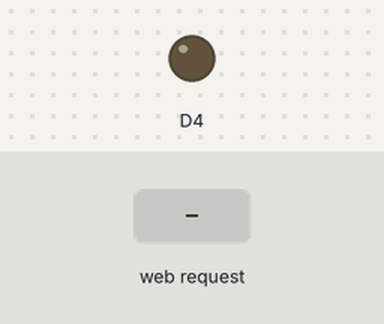
A sketch run on a simulated ESP8266 (NodeMCU). On the bench: output pins drawn as LEDs (lit = HIGH). The inputs (shaded band) are chosen by the test bench. WiFi joins after 1.5 s; servers stay silent unless stated; what the sketch prints to the serial monitor is not drawn.

Above: at 2.7 s.
2.8 s: HTTP request GET /off received
At 3.8 s:
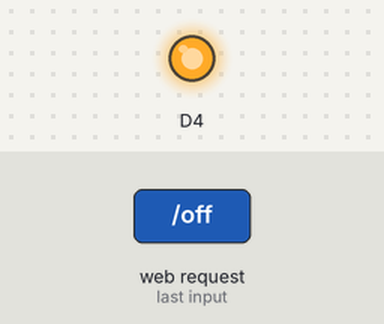
4.3 s: HTTP request GET /on received
At 5.0 s:
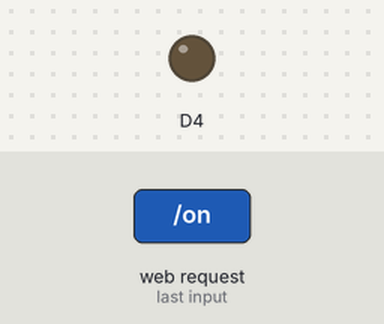
Timing chart, 0 to 7.3 s (numbered marks = the images above; inputs shaded):
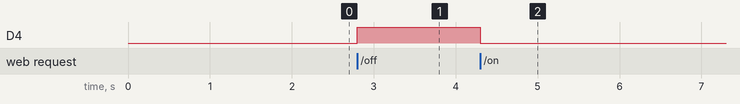

The sketch:

LED_Control_Server.ino
```cpp
#include <ESP8266WiFi.h>
#include <WiFiClient.h>
#include <ESP8266WebServer.h>
#include <ESP8266mDNS.h>

const char* ssid = "Splenor INN 3rd floor";
const char* password = "786hotel";

ESP8266WebServer server(80);


void handleRoot() {
  server.send(200, "text/plain", "hello from esp8266!");
}

void handleNotFound() {
  String message = "File Not Found\n\n";
  message += "URI: ";
  message += server.uri();
  message += "\nMethod: ";
  message += (server.method() == HTTP_GET) ? "GET" : "POST";
  message += "\nArguments: ";
  message += server.args();
  message += "\n";
  for (uint8_t i = 0; i < server.args(); i++) {
    message += " " + server.argName(i) + ": " + server.arg(i) + "\n";
  }
  server.send(404, "text/plain", message);
}

void setup(void) {
  pinMode(D4, OUTPUT);
  Serial.begin(115200);
  WiFi.mode(WIFI_STA);
  WiFi.begin(ssid, password);
  Serial.println("");

  // Wait for connection
  while (WiFi.status() != WL_CONNECTED) {
    delay(500);
    Serial.print(".");
  }
  Serial.println("");
  Serial.print("Connected to ");
  Serial.println(ssid);
  Serial.print("IP address: ");
  Serial.println(WiFi.localIP());

  if (MDNS.begin("esp8266")) {
    Serial.println("MDNS responder started");
  }

  server.on("/", handleRoot);

  server.on("/on", []() {
    server.send(200, "text/plain", "LED ON");
    digitalWrite(D4, LOW);
  });

  server.on("/off", []() {
    server.send(200, "text/plain", "LED OFF");
    digitalWrite(D4, HIGH);
  });

  server.onNotFound(handleNotFound);

  server.begin();
  Serial.println("HTTP server started");
}

void loop(void) {
  server.handleClient();
}
```

Measured:
- after the input at 2.8 s, D4: LOW → HIGH at once
- after the input at 4.3 s, D4: HIGH → LOW at once
